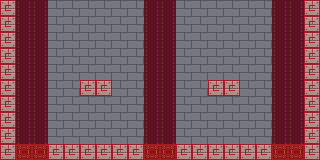

Tiled map render using the project's own tile images. Description and the map definition, with tile-layer contents summarised, below:
An orthogonal 20x10 tile map with 16x16 px tiles, 3 tile layers (Background, Foreground, Collision), 2 tilesets.

<map version="1.0" orientation="orthogonal" width="20" height="10" tilewidth="16" tileheight="16">
 <tileset firstgid="1" name="castleset" tilewidth="16" tileheight="16">
  <image source="../../app/assets/images/castleset.png" width="32" height="32" />
 </tileset>
 <tileset firstgid="5" name="collision" tilewidth="16" tileheight="16">
  <properties>
   <property name="load" value="false" />
  </properties>
  <image source="../../app/assets/images/collisionset.png" width="32" height="16" />
 </tileset>
 <layer name="Background" width="20" height="10">
  <data>[200 cells, 200 non-empty, 2 distinct tile ids]</data>
 </layer>
 <layer name="Foreground" width="20" height="10">
  <data>[200 cells, 42 non-empty, 2 distinct tile ids]</data>
 </layer>
 <layer name="Collision" width="20" height="10">
  <data>[200 cells, 42 non-empty, 1 distinct tile ids]</data>
 </layer>
</map>